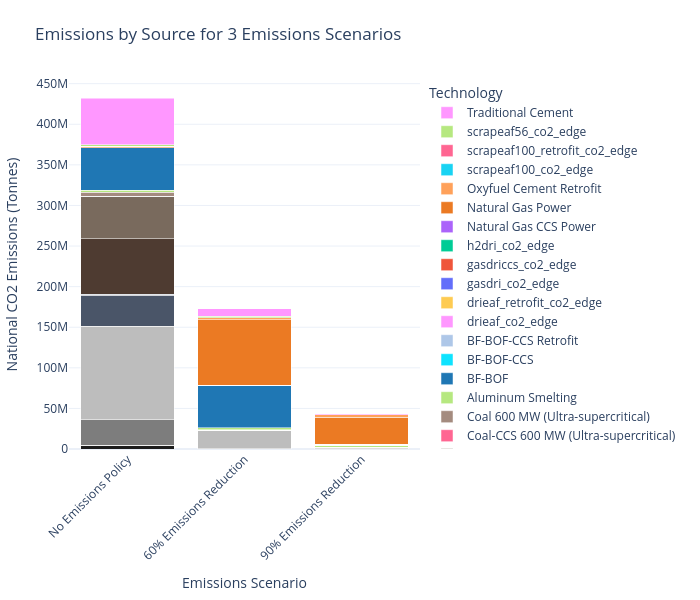

Notebook source saved alongside this figure:
### Code cell
plot_stacked_bar(
    df = co2_all_china_by_tech.T,
    scenario_map=scenario_map,
    name_map=tech_name_map,
    color_map=custom_color_map,
    title_name="Emissions by Source for 3 Emissions Scenarios",
    xaxis_name="Emissions Scenario",
    yaxis_name="National CO2 Emissions (Tonnes)",
    width=700)

### Figure 1 — Plotly figure (JSON) as saved in the notebook; plotly's stock layout.template omitted (floating-point values rounded to 4 significant figures)
{"data": [{"hovertemplate": "Technology=Coal 1000 MW (Subcritical)<br>Emissions Scenario=%{x}<br>National CO2 Emissions (Tonnes)=%{y}<extra></extra>", "legendgroup": "Coal 1000 MW (Subcritical)", "marker": {"color": "#1c1c1c", "pattern": {"shape": ""}}, "name": "Coal 1000 MW (Subcritical)", "orientation": "v", "showlegend": true, "textposition": "auto", "type": "bar", "x": ["No Emissions Policy", "60% Emissions Reduction", "90% Emissions Reduction"], "xaxis": "x", "y": [4705000.0, 8580.0, 3717.0], "yaxis": "y"}, {"hovertemplate": "Technology=1000MW_super_CCS_co2_edge<br>Emissions Scenario=%{x}<br>National CO2 Emissions (Tonnes)=%{y}<extra></extra>", "legendgroup": "1000MW_super_CCS_co2_edge", "marker": {"color": "#ab63fa", "pattern": {"shape": ""}}, "name": "1000MW_super_CCS_co2_edge", "orientation": "v", "showlegend": true, "textposition": "auto", "type": "bar", "x": ["No Emissions Policy", "60% Emissions Reduction", "90% Emissions Reduction"], "xaxis": "x", "y": [4448.0, 4036.0, 2155.0], "yaxis": "y"}, {"hovertemplate": "Technology=Coal 1000 MW (Supercritical)<br>Emissions Scenario=%{x}<br>National CO2 Emissions (Tonnes)=%{y}<extra></extra>", "legendgroup": "Coal 1000 MW (Supercritical)", "marker": {"color": "#7d7d7d", "pattern": {"shape": ""}}, "name": "Coal 1000 MW (Supercritical)", "orientation": "v", "showlegend": true, "textposition": "auto", "type": "bar", "x": ["No Emissions Policy", "60% Emissions Reduction", "90% Emissions Reduction"], "xaxis": "x", "y": [31220000.0, 21310.0, 8944.0], "yaxis": "y"}, {"hovertemplate": "Technology=Coal-CCS 1000 MW (Ultra-supercritical)<br>Emissions Scenario=%{x}<br>National CO2 Emissions (Tonnes)=%{y}<extra></extra>", "legendgroup": "Coal-CCS 1000 MW (Ultra-supercritical)", "marker": {"color": "#FFA15A", "pattern": {"shape": ""}}, "name": "Coal-CCS 1000 MW (Ultra-supercritical)", "orientation": "v", "showlegend": true, "textposition": "auto", "type": "bar", "x": ["No Emissions Policy", "60% Emissions Reduction", "90% Emissions Reduction"], "xaxis": "x", "y": [4870.0, 4447.0, 2347.0], "yaxis": "y"}, {"hovertemplate": "Technology=Coal 1000 MW (Ultra-supercritical)<br>Emissions Scenario=%{x}<br>National CO2 Emissions (Tonnes)=%{y}<extra></extra>", "legendgroup": "Coal 1000 MW (Ultra-supercritical)", "marker": {"color": "#bdbdbd", "pattern": {"shape": ""}}, "name": "Coal 1000 MW (Ultra-supercritical)", "orientation": "v", "showlegend": true, "textposition": "auto", "type": "bar", "x": ["No Emissions Policy", "60% Emissions Reduction", "90% Emissions Reduction"], "xaxis": "x", "y": [115000000.0, 23320000.0, 2015000.0], "yaxis": "y"}, {"hovertemplate": "Technology=Coal 300 MW (Subcritical)<br>Emissions Scenario=%{x}<br>National CO2 Emissions (Tonnes)=%{y}<extra></extra>", "legendgroup": "Coal 300 MW (Subcritical)", "marker": {"color": "#4a5568", "pattern": {"shape": ""}}, "name": "Coal 300 MW (Subcritical)", "orientation": "v", "showlegend": true, "textposition": "auto", "type": "bar", "x": ["No Emissions Policy", "60% Emissions Reduction", "90% Emissions Reduction"], "xaxis": "x", "y": [38770000.0, 13580.0, 5082.0], "yaxis": "y"}, {"hovertemplate": "Technology=Coal 300 MW (Supercritical)<br>Emissions Scenario=%{x}<br>National CO2 Emissions (Tonnes)=%{y}<extra></extra>", "legendgroup": "Coal 300 MW (Supercritical)", "marker": {"color": "#8c9db1", "pattern": {"shape": ""}}, "name": "Coal 300 MW (Supercritical)", "orientation": "v", "showlegend": true, "textposition": "auto", "type": "bar", "x": ["No Emissions Policy", "60% Emissions Reduction", "90% Emissions Reduction"], "xaxis": "x", "y": [699600.0, 8649.0, 3550.0], "yaxis": "y"}, {"hovertemplate": "Technology=Coal 600 MW (Subcritical)<br>Emissions Scenario=%{x}<br>National CO2 Emissions (Tonnes)=%{y}<extra></extra>", "legendgroup": "Coal 600 MW (Subcritical)", "marker": {"color": "#4e3b31", "pattern": {"shape": ""}}, "name": "Coal 600 MW (Subcritical)", "orientation": "v", "showlegend": true, "textposition": "auto", "type": "bar", "x": ["No Emissions Policy", "60% Emissions Reduction", "90% Emissions Reduction"], "xaxis": "x", "y": [68300000.0, 11810.0, 4187.0], "yaxis": "y"}, {"hovertemplate": "Technology=Coal-CCS 600 MW (Supercritical)<br>Emissions Scenario=%{x}<br>National CO2 Emissions (Tonnes)=%{y}<extra></extra>", "legendgroup": "Coal-CCS 600 MW (Supercritical)", "marker": {"color": "#19d3f3", "pattern": {"shape": ""}}, "name": "Coal-CCS 600 MW (Supercritical)", "orientation": "v", "showlegend": true, "textposition": "auto", "type": "bar", "x": ["No Emissions Policy", "60% Emissions Reduction", "90% Emissions Reduction"], "xaxis": "x", "y": [3472.0, 3678.0, 2136.0], "yaxis": "y"}, {"hovertemplate": "Technology=Coal 600 MW (Supercritical)<br>Emissions Scenario=%{x}<br>National CO2 Emissions (Tonnes)=%{y}<extra></extra>", "legendgroup": "Coal 600 MW (Supercritical)", "marker": {"color": "#796a5d", "pattern": {"shape": ""}}, "name": "Coal 600 MW (Supercritical)", "orientation": "v", "showlegend": true, "textposition": "auto", "type": "bar", "x": ["No Emissions Policy", "60% Emissions Reduction", "90% Emissions Reduction"], "xaxis": "x", "y": [52670000.0, 17110.0, 6830.0], "yaxis": "y"}, {"hovertemplate": "Technology=Coal-CCS 600 MW (Ultra-supercritical)<br>Emissions Scenario=%{x}<br>National CO2 Emissions (Tonnes)=%{y}<extra></extra>", "legendgroup": "Coal-CCS 600 MW (Ultra-supercritical)", "marker": {"color": "#FF6692", "pattern": {"shape": ""}}, "name": "Coal-CCS 600 MW (Ultra-supercritical)", "orientation": "v", "showlegend": true, "textposition": "auto", "type": "bar", "x": ["No Emissions Policy", "60% Emissions Reduction", "90% Emissions Reduction"], "xaxis": "x", "y": [3838.0, 3919.0, 2246.0], "yaxis": "y"}, {"hovertemplate": "Technology=Coal 600 MW (Ultra-supercritical)<br>Emissions Scenario=%{x}<br>National CO2 Emissions (Tonnes)=%{y}<extra></extra>", "legendgroup": "Coal 600 MW (Ultra-supercritical)", "marker": {"color": "#a48b7f", "pattern": {"shape": ""}}, "name": "Coal 600 MW (Ultra-supercritical)", "orientation": "v", "showlegend": true, "textposition": "auto", "type": "bar", "x": ["No Emissions Policy", "60% Emissions Reduction", "90% Emissions Reduction"], "xaxis": "x", "y": [4957000.0, 329200.0, 84240.0], "yaxis": "y"}, {"hovertemplate": "Technology=Aluminum Smelting<br>Emissions Scenario=%{x}<br>National CO2 Emissions (Tonnes)=%{y}<extra></extra>", "legendgroup": "Aluminum Smelting", "marker": {"color": "#B6E880", "pattern": {"shape": ""}}, "name": "Aluminum Smelting", "orientation": "v", "showlegend": true, "textposition": "auto", "type": "bar", "x": ["No Emissions Policy", "60% Emissions Reduction", "90% Emissions Reduction"], "xaxis": "x", "y": [2172000.0, 2172000.0, 2172000.0], "yaxis": "y"}, {"hovertemplate": "Technology=BF-BOF<br>Emissions Scenario=%{x}<br>National CO2 Emissions (Tonnes)=%{y}<extra></extra>", "legendgroup": "BF-BOF", "marker": {"color": "#1f77b4", "pattern": {"shape": ""}}, "name": "BF-BOF", "orientation": "v", "showlegend": true, "textposition": "auto", "type": "bar", "x": ["No Emissions Policy", "60% Emissions Reduction", "90% Emissions Reduction"], "xaxis": "x", "y": [52610000.0, 52520000.0, 14980.0], "yaxis": "y"}, {"hovertemplate": "Technology=BF-BOF-CCS<br>Emissions Scenario=%{x}<br>National CO2 Emissions (Tonnes)=%{y}<extra></extra>", "legendgroup": "BF-BOF-CCS", "marker": {"color": "#0ee3ff", "pattern": {"shape": ""}}, "name": "BF-BOF-CCS", "orientation": "v", "showlegend": true, "textposition": "auto", "type": "bar", "x": ["No Emissions Policy", "60% Emissions Reduction", "90% Emissions Reduction"], "xaxis": "x", "y": [46.13, 200.2, 165.8], "yaxis": "y"}, {"hovertemplate": "Technology=BF-BOF-CCS Retrofit<br>Emissions Scenario=%{x}<br>National CO2 Emissions (Tonnes)=%{y}<extra></extra>", "legendgroup": "BF-BOF-CCS Retrofit", "marker": {"color": "#aec7e8", "pattern": {"shape": ""}}, "name": "BF-BOF-CCS Retrofit", "orientation": "v", "showlegend": true, "textposition": "auto", "type": "bar", "x": ["No Emissions Policy", "60% Emissions Reduction", "90% Emissions Reduction"], "xaxis": "x", "y": [110.1, 402.9, 393.6], "yaxis": "y"}, {"hovertemplate": "Technology=drieaf_co2_edge<br>Emissions Scenario=%{x}<br>National CO2 Emissions (Tonnes)=%{y}<extra></extra>", "legendgroup": "drieaf_co2_edge", "marker": {"color": "#FF97FF", "pattern": {"shape": ""}}, "name": "drieaf_co2_edge", "orientation": "v", "showlegend": true, "textposition": "auto", "type": "bar", "x": ["No Emissions Policy", "60% Emissions Reduction", "90% Emissions Reduction"], "xaxis": "x", "y": [3.68, 16.03, 1207000.0], "yaxis": "y"}, {"hovertemplate": "Technology=drieaf_retrofit_co2_edge<br>Emissions Scenario=%{x}<br>National CO2 Emissions (Tonnes)=%{y}<extra></extra>", "legendgroup": "drieaf_retrofit_co2_edge", "marker": {"color": "#FECB52", "pattern": {"shape": ""}}, "name": "drieaf_retrofit_co2_edge", "orientation": "v", "showlegend": true, "textposition": "auto", "type": "bar", "x": ["No Emissions Policy", "60% Emissions Reduction", "90% Emissions Reduction"], "xaxis": "x", "y": [6.568, 33.43, 310800.0], "yaxis": "y"}, {"hovertemplate": "Technology=gasdri_co2_edge<br>Emissions Scenario=%{x}<br>National CO2 Emissions (Tonnes)=%{y}<extra></extra>", "legendgroup": "gasdri_co2_edge", "marker": {"color": "#636efa", "pattern": {"shape": ""}}, "name": "gasdri_co2_edge", "orientation": "v", "showlegend": true, "textposition": "auto", "type": "bar", "x": ["No Emissions Policy", "60% Emissions Reduction", "90% Emissions Reduction"], "xaxis": "x", "y": [42.54, 215.6, 297.4], "yaxis": "y"}, {"hovertemplate": "Technology=gasdriccs_co2_edge<br>Emissions Scenario=%{x}<br>National CO2 Emissions (Tonnes)=%{y}<extra></extra>", "legendgroup": "gasdriccs_co2_edge", "marker": {"color": "#EF553B", "pattern": {"shape": ""}}, "name": "gasdriccs_co2_edge", "orientation": "v", "showlegend": true, "textposition": "auto", "type": "bar", "x": ["No Emissions Policy", "60% Emissions Reduction", "90% Emissions Reduction"], "xaxis": "x", "y": [42.32, 164.7, 173.4], "yaxis": "y"}, {"hovertemplate": "Technology=h2dri_co2_edge<br>Emissions Scenario=%{x}<br>National CO2 Emissions (Tonnes)=%{y}<extra></extra>", "legendgroup": "h2dri_co2_edge", "marker": {"color": "#00cc96", "pattern": {"shape": ""}}, "name": "h2dri_co2_edge", "orientation": "v", "showlegend": true, "textposition": "auto", "type": "bar", "x": ["No Emissions Policy", "60% Emissions Reduction", "90% Emissions Reduction"], "xaxis": "x", "y": [0.0, 0.0, 0.0], "yaxis": "y"}, {"hovertemplate": "Technology=Natural Gas CCS Power<br>Emissions Scenario=%{x}<br>National CO2 Emissions (Tonnes)=%{y}<extra></extra>", "legendgroup": "Natural Gas CCS Power", "marker": {"color": "#ab63fa", "pattern": {"shape": ""}}, "name": "Natural Gas CCS Power", "orientation": "v", "showlegend": true, "textposition": "auto", "type": "bar", "x": ["No Emissions Policy", "60% Emissions Reduction", "90% Emissions Reduction"], "xaxis": "x", "y": [773.4, 4282.0, 5623.0], "yaxis": "y"}, {"hovertemplate": "Technology=Natural Gas Power<br>Emissions Scenario=%{x}<br>National CO2 Emissions (Tonnes)=%{y}<extra></extra>", "legendgroup": "Natural Gas Power", "marker": {"color": "#eb7a23", "pattern": {"shape": ""}}, "name": "Natural Gas Power", "orientation": "v", "showlegend": true, "textposition": "auto", "type": "bar", "x": ["No Emissions Policy", "60% Emissions Reduction", "90% Emissions Reduction"], "xaxis": "x", "y": [1693000.0, 80720000.0, 33300000.0], "yaxis": "y"}, {"hovertemplate": "Technology=Oxyfuel Cement Retrofit<br>Emissions Scenario=%{x}<br>National CO2 Emissions (Tonnes)=%{y}<extra></extra>", "legendgroup": "Oxyfuel Cement Retrofit", "marker": {"color": "#FFA15A", "pattern": {"shape": ""}}, "name": "Oxyfuel Cement Retrofit", "orientation": "v", "showlegend": true, "textposition": "auto", "type": "bar", "x": ["No Emissions Policy", "60% Emissions Reduction", "90% Emissions Reduction"], "xaxis": "x", "y": [20.25, 2390000.0, 2813000.0], "yaxis": "y"}, {"hovertemplate": "Technology=scrapeaf100_co2_edge<br>Emissions Scenario=%{x}<br>National CO2 Emissions (Tonnes)=%{y}<extra></extra>", "legendgroup": "scrapeaf100_co2_edge", "marker": {"color": "#19d3f3", "pattern": {"shape": ""}}, "name": "scrapeaf100_co2_edge", "orientation": "v", "showlegend": true, "textposition": "auto", "type": "bar", "x": ["No Emissions Policy", "60% Emissions Reduction", "90% Emissions Reduction"], "xaxis": "x", "y": [8.142, 56.71, 533700.0], "yaxis": "y"}, {"hovertemplate": "Technology=scrapeaf100_retrofit_co2_edge<br>Emissions Scenario=%{x}<br>National CO2 Emissions (Tonnes)=%{y}<extra></extra>", "legendgroup": "scrapeaf100_retrofit_co2_edge", "marker": {"color": "#FF6692", "pattern": {"shape": ""}}, "name": "scrapeaf100_retrofit_co2_edge", "orientation": "v", "showlegend": true, "textposition": "auto", "type": "bar", "x": ["No Emissions Policy", "60% Emissions Reduction", "90% Emissions Reduction"], "xaxis": "x", "y": [187400.0, 191200.0, 96.93], "yaxis": "y"}, {"hovertemplate": "Technology=scrapeaf56_co2_edge<br>Emissions Scenario=%{x}<br>National CO2 Emissions (Tonnes)=%{y}<extra></extra>", "legendgroup": "scrapeaf56_co2_edge", "marker": {"color": "#B6E880", "pattern": {"shape": ""}}, "name": "scrapeaf56_co2_edge", "orientation": "v", "showlegend": true, "textposition": "auto", "type": "bar", "x": ["No Emissions Policy", "60% Emissions Reduction", "90% Emissions Reduction"], "xaxis": "x", "y": [1842000.0, 1827000.0, 1106.0], "yaxis": "y"}, {"hovertemplate": "Technology=Traditional Cement<br>Emissions Scenario=%{x}<br>National CO2 Emissions (Tonnes)=%{y}<extra></extra>", "legendgroup": "Traditional Cement", "marker": {"color": "#FF97FF", "pattern": {"shape": ""}}, "name": "Traditional Cement", "orientation": "v", "showlegend": true, "textposition": "auto", "type": "bar", "x": ["No Emissions Policy", "60% Emissions Reduction", "90% Emissions Reduction"], "xaxis": "x", "y": [56970000.0, 9141000.0, 680600.0], "yaxis": "y"}], "layout": {"barmode": "stack", "height": 600, "legend": {"title": {"text": "Technology"}, "tracegroupgap": 0, "traceorder": "reversed"}, "margin": {"b": 80, "l": 60, "r": 60, "t": 80}, "title": {"text": "Emissions by Source for 3 Emissions Scenarios"}, "width": 700, "xaxis": {"anchor": "y", "domain": [0, 1], "tickangle": -45, "title": {"text": "Emissions Scenario"}}, "yaxis": {"anchor": "x", "domain": [0, 1], "title": {"text": "National CO2 Emissions (Tonnes)"}}}}
